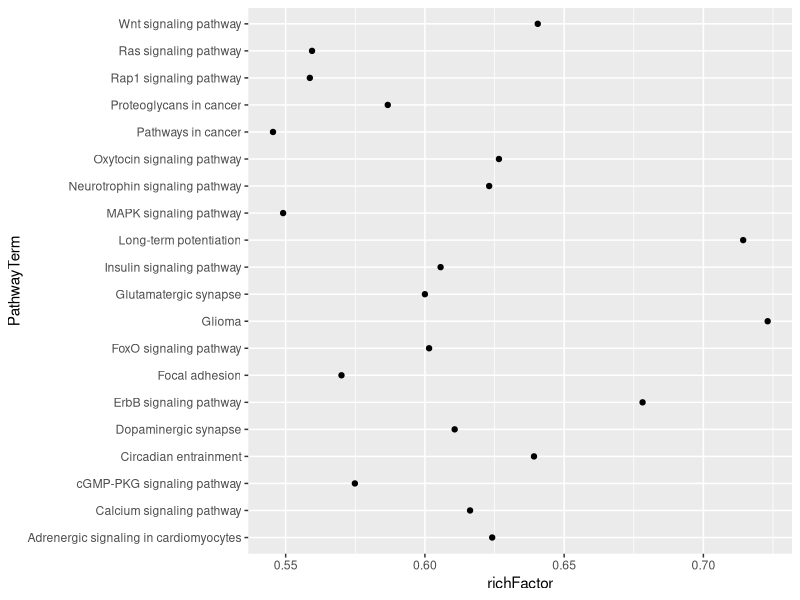
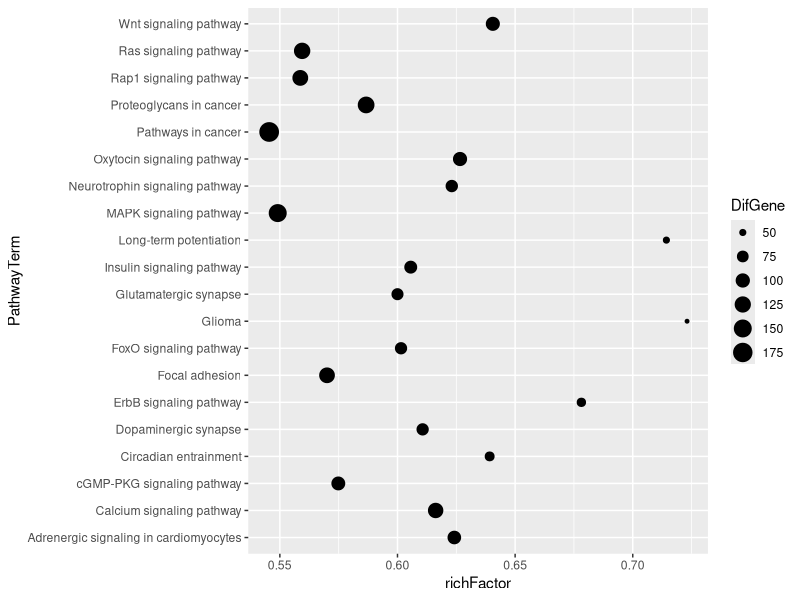
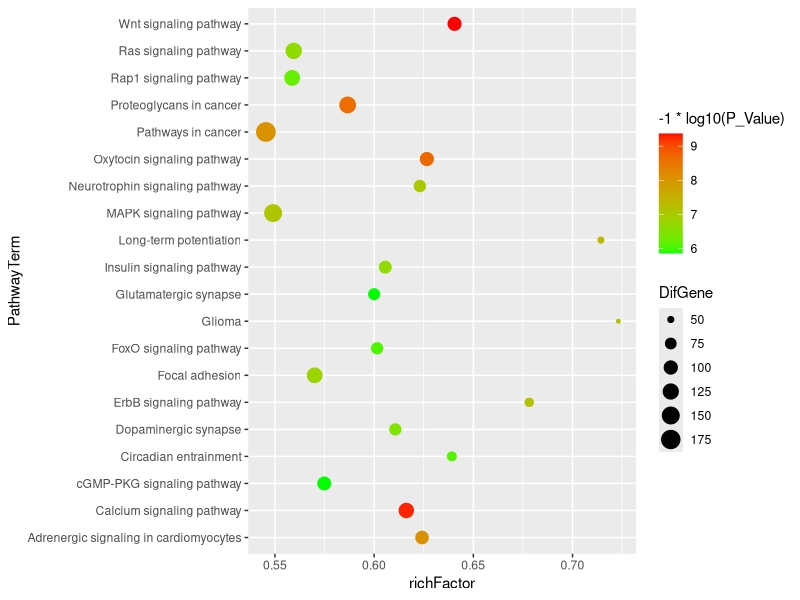
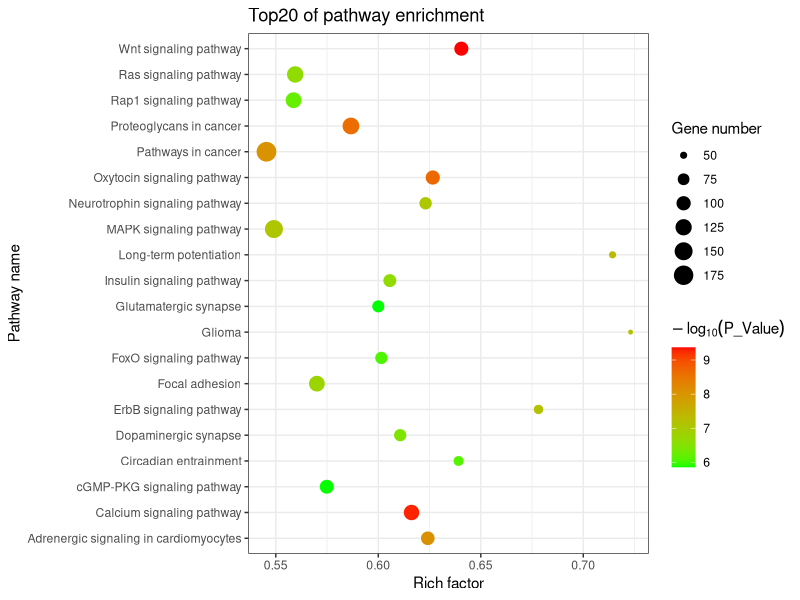
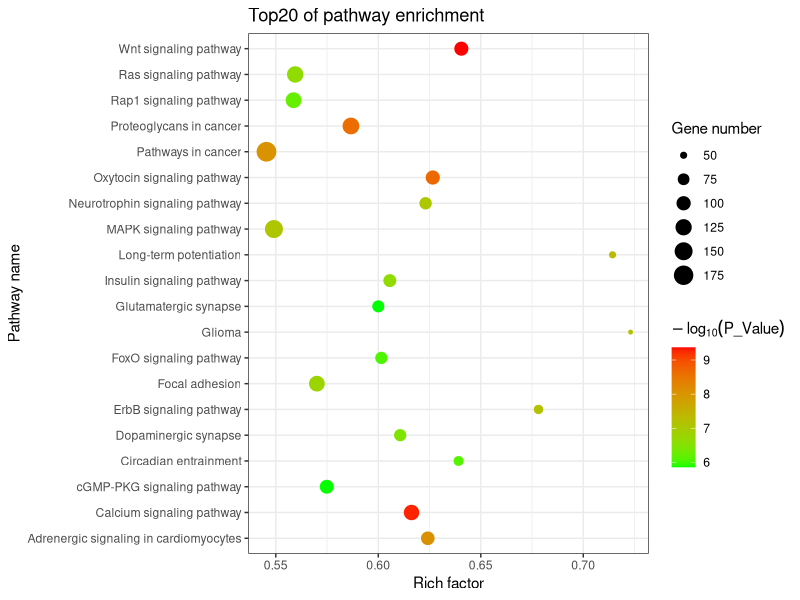
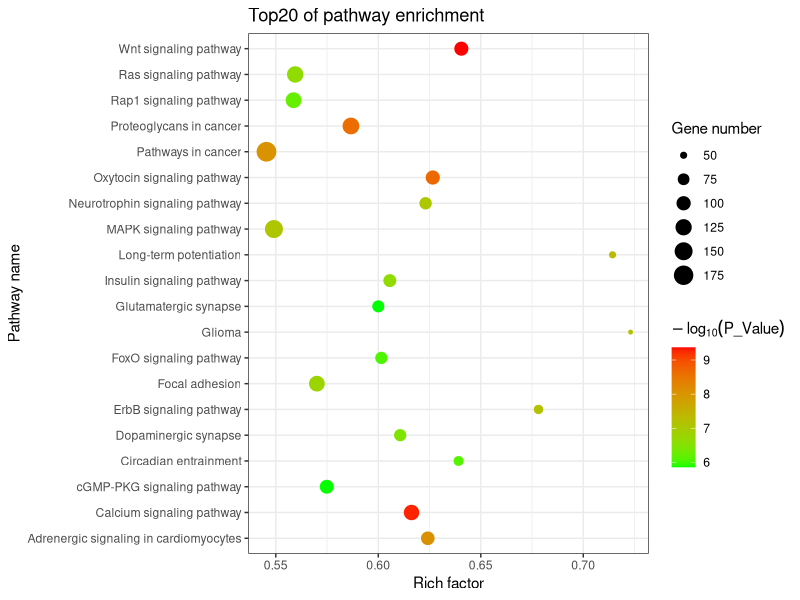
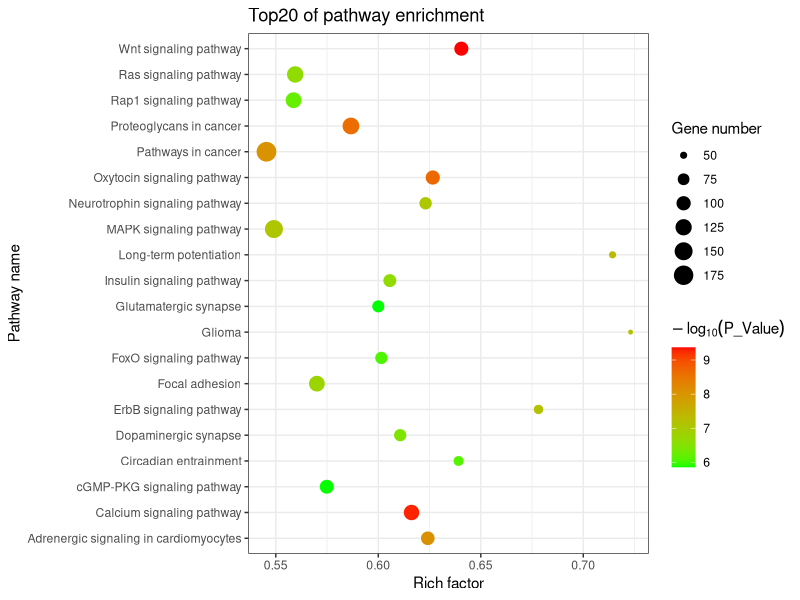

Here is the R script that generated these plots, in order:
#install.packages("ggplot2")


library(ggplot2)

pathway = read.table("zhaobin_tsRNA_pathway.txt",header=T,sep="\t")

pp = ggplot(pathway,aes(richFactor,PathwayTerm))
pp + geom_point()

pp + geom_point(aes(size=DifGene))

pbubble = pp + geom_point(aes(size=DifGene,color=-1*log10(P_Value)))
pbubble + scale_colour_gradient(low="green",high="red")

pr = pbubble + scale_colour_gradient(low="green",high="red") + labs(color=expression(-log[10](P_Value)),size="Gene number",x="Rich factor",y="Pathway name",title="Top20 of pathway enrichment")
pr + theme_bw()
ggsave("out.pdf")  
ggsave("out.png")  
ggsave("out2.png",width=4,height=4)   